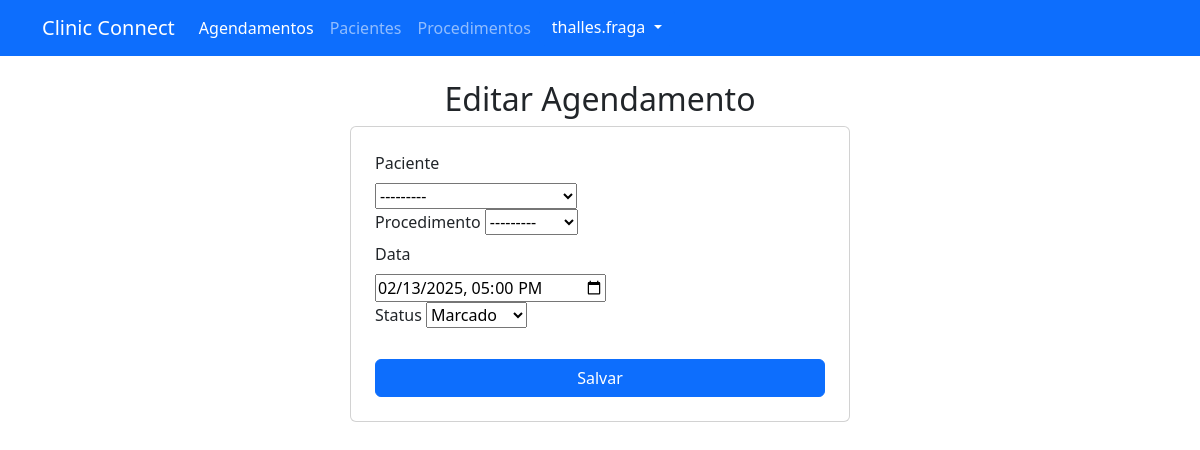
/3/editar_agendamento/ (signed in), run on the app's committed database.
### usuarios/models.py (models this page shows, shortened)
class UsuarioPersonalizado(AbstractUser):
    bio = models.TextField(blank=True, null=True)

class Agendamento(models.Model):
    STATUS_CHOICE = [
        ('Marcado', 'Marcado'),
        ('Realizado', 'Realizado'),
        ('Pago', 'Pago'),
        ('Cancelado', 'Cancelado'),
    ]
    paciente = models.ForeignKey(Paciente, on_delete=models.CASCADE, related_name='agendamentos')
    procedimento = models.ForeignKey(Procedimento, on_delete=models.CASCADE)
    data_horario = models.DateTimeField(null=True, blank=True)  # Permite valores nulos
    usuario = models.ForeignKey(UsuarioPersonalizado, on_delete=models.CASCADE)
    status = models.CharField(max_length=10, choices=STATUS_CHOICE, default='Marcado')

### usuarios/views.py (the view)
# urls.py: path('<int:pk>/editar_agendamento/', editar_agendamento, name='editar_agendamento')
@login_required
def editar_agendamento(request, pk):
    agendamento = get_object_or_404(Agendamento, pk=pk)
    if request.method == 'POST':
        form = AgendamentoForm(request.POST, instance=agendamento, usuario=request.user)
        if form.is_valid():
            form.save()
            return redirect('listar_agendamentos')
    else:
        form = AgendamentoForm(instance=agendamento, usuario=request.user)
    return render(request, 'usuarios/editar_agendamento.html', {'form':form})

### usuarios/forms.py
class AgendamentoForm(forms.ModelForm):
    data_horario = forms.DateTimeField(
        widget=forms.DateTimeInput(attrs={'type': 'datetime-local'}, format='%Y-%m-%dT%H:%M'),
        input_formats=['%Y-%m-%dT%H:%M']
    )
    class Meta:
        model = Agendamento
        fields = ['paciente','procedimento', 'data_horario', 'status']
    def __init__(self, *args, **kwargs):
        usuario = kwargs.pop('usuario', None)  # Pegamos o usuário logado
        super().__init__(*args, **kwargs)
        if usuario:
            self.fields['paciente'].queryset = Paciente.objects.filter(usuario=usuario)  # Filtra pacientes do usuário logado
            self.fields['procedimento'].queryset = Procedimento.objects.filter(usuario=usuario)  # Filtra procedimentos do usuário

### usuarios/models.py (called while the page is built)
    def __str__(self):
        return self.nome

    def __str__(self):
        return self.nome

### usuarios/templates/usuarios/editar_agendamento.html (shortened to what this page needs)
{% extends "usuarios/base.html" %}
{% block content %}
<h2>Editar Agendamento</h2>
<div class="card shadow-ms p-4 g-3">
    <form method="POST">
        <div class="col-md-7">
            <label for="paciente" class="form-label">Paciente</label>
            {{ form.paciente }}
        </div>
        <div class="col-md-6">
            <label for="procedimento" class="form-label">Procedimento</label>
            {{ form.procedimento }}
        </div>
        <div class="col-md-7">
            <label for="data" class="form-label">Data</label>
            {{ form.data_horario }}
        </div>
        <div class="col-md-7">
            <label for="status" class="form-label">Status</label>
            {{ form.status }}
        </div>
        <div class="col-12 text-center">
            <button type="submit" class="btn btn-primary" href="{% url 'listar_procedimentos' %}">Salvar</button>
        </div>
    </form>
</div>
{% endblock content %}

### usuarios/templates/usuarios/base.html (shortened to what this page needs)
{% load static %}
<!DOCTYPE html>
<html lang="pt-br">
<head>
    <link rel="stylesheet" type="text/css" href="{% static 'css/estilo.css' %}">
    <link rel="stylesheet" href="https://cdn.jsdelivr.net/npm/bootstrap@5.3.0/dist/css/bootstrap.min.css">
</head>
<body>
    <nav class="navbar navbar-expand-lg navbar-dark bg-primary">
        <div class="container">
          <a class="navbar-brand">Clinic Connect</a>
          {% if user.is_authenticated %}
          <div class="collapse navbar-collapse" id="navbarNavDropdown">
            <ul class="navbar-nav me-auto">
              <li class="nav-item">
                <a class="nav-link active" aria-current="page" href="{% url 'listar_agendamentos' %}">Agendamentos</a>
              </li>
              <li class="nav-item">
                <a class="nav-link" href="{% url 'listar_pacientes' %}">Pacientes</a>
              </li>
              <li class="nav-item">
                <a class="nav-link" href="{% url 'listar_procedimentos' %}">Procedimentos</a>
              </li>
                <div class="dropdown ms-auto">
                    <button class="btn btn-primary dropdown-toggle" type="button" id="userDropdown" data-bs-toggle="dropdown" aria-expanded="false">
                        {{ user.username }}
                    </button>
                </div>
            </ul>
          </div>
          {% endif %}
        </div>
      </nav>
    <div class="container mt-4">
        {% block content %}{% endblock content%}
    </div>
</body>
</html>

### usuarios/static/css/estilo.css (style rules this page uses)
body { font-family: Arial, sans-serif; background-color: #f4f4f4; margin: 0; padding: 0; }
h2 { color: #333; text-align: center; }
.card { max-width: 500px; margin: auto; border-radius: 10px; }
.btn-primary { width: 100%; }

### data on the page
UsuarioPersonalizado: username "thalles.fraga"
Agendamento: paciente "---------", procedimento "---------", data_horario "02/13/2025 17:00", status "Marcado"
